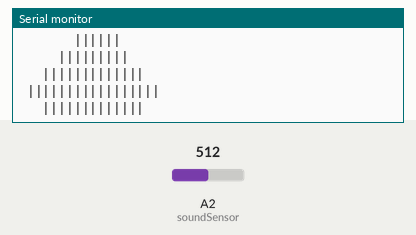
Simulated run of this sketch. Board: Arduino Uno, built with avr-gcc and run on an emulated ATmega328P. On the bench: the last lines printed to the serial monitor. Inputs (shaded band) come from the test bench; at power-on: A2 (soundSensor) = 512.

Above: at 7.2 s.
7.3 s: A2 (soundSensor) set to 989
At 8.1 s:
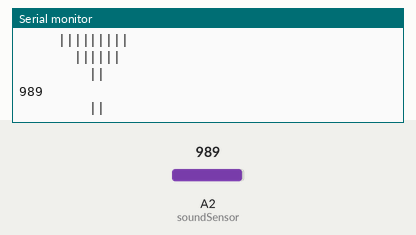
8.8 s: A2 (soundSensor) set to 1010
At 9.7 s:
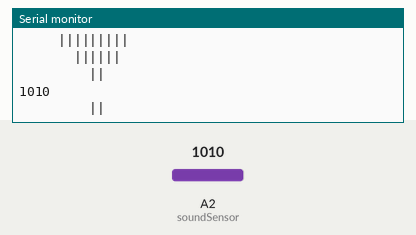
Timing chart, 0 to 11.8 s (numbered marks = the images above; inputs shaded):
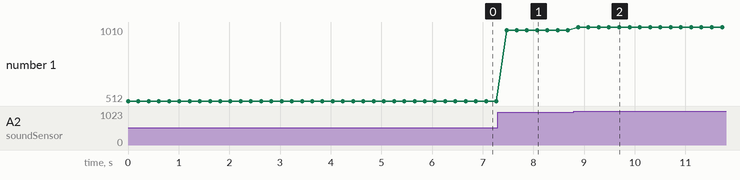

The sketch:

soundSensor.ino
```cpp
// (licence header left out)
// included libraries
#include "Arduino_SensorKit.h"

// global variables
int soundSensor = A2;

void setup() {
  // put your setup code here, to run once:
  Serial.begin(9600);
}

void loop() {
  // put your main code here, to run repeatedly:
  int soundValue = 0;
  for (byte i = 0; i < 32; i++) {
    soundValue += analogRead(soundSensor);
  }

  // bitshift operations
  soundValue >>= 5;
  Serial.println(soundValue);  // output sensor value

  //if a value higher than 500 is registered, we will print the following
  //this is done so that we can clearly see if the threshold is met
  if (soundValue > 250) {
    Serial.println("         ||        ");
    Serial.println("       ||||||      ");
    Serial.println("     |||||||||     ");
    Serial.println("   |||||||||||||   ");
    Serial.println(" ||||||||||||||||| ");
    Serial.println("   |||||||||||||   ");
    Serial.println("     |||||||||     ");
    Serial.println("       ||||||      ");
    Serial.println("         ||        ");
  }
  delay(50);  //a shorter delay between readings

  // end of file
}
```

Measured:
- after the input at 7.3 s, the serial monitor: prints a new line after 0.17 s (image 1)
- after the input at 8.8 s, the serial monitor: prints a new line after 0.08 s (image 2)
- plotted number 1: 512 → 989 after the input at 7.3 s, 989 → 1010 after the input at 8.8 s
